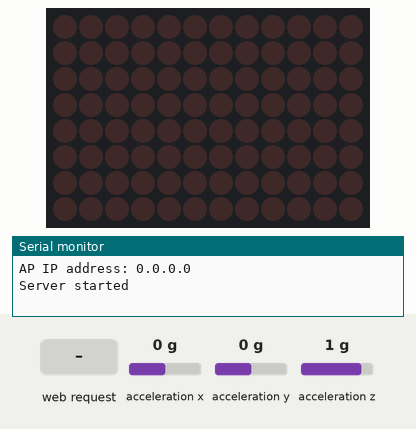
A sketch run on a simulated Arduino Uno R4 WiFi. Shown: 12×8 LED matrix, the last lines printed to the serial monitor. The test bench sets the inputs (shaded band); at power-on: acceleration x 0 g, acceleration y 0 g, acceleration z 1 g.

Above: at 1.2 s.
1.3 s: HTTP request GET /hazard received
At 1.5 s:
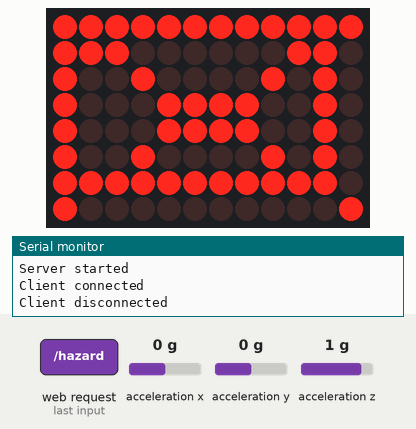
4.3 s: acceleration x set to -1.4 g
At 6.86 s:
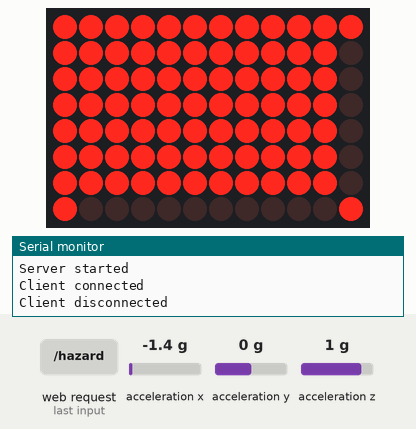
7.3 s: HTTP request GET /left received
At 7.81 s:
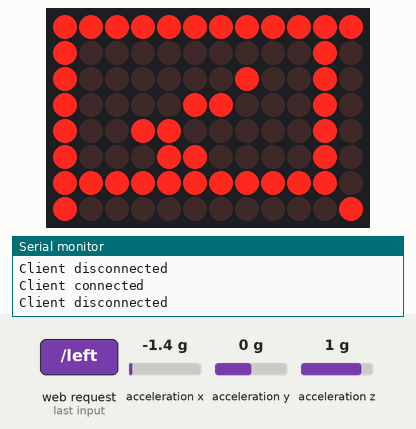
10.3 s: HTTP request GET /right received
At 12.63 s:
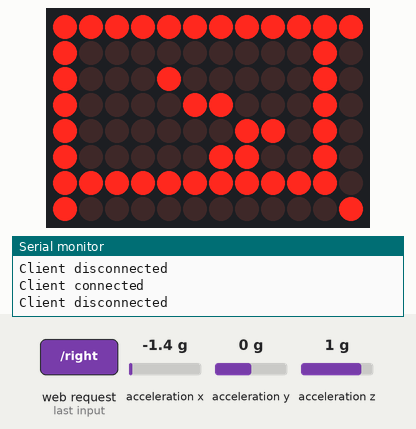
13.3 s: acceleration x set to 0 g
14.8 s: acceleration x set to -0.8 g
At 15.59 s:
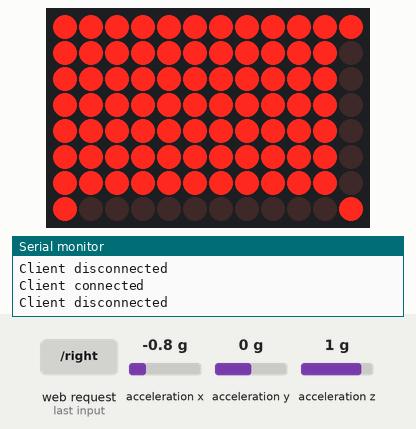
Timing chart, 0 to 17.8 s (numbered marks = the images above; inputs shaded):
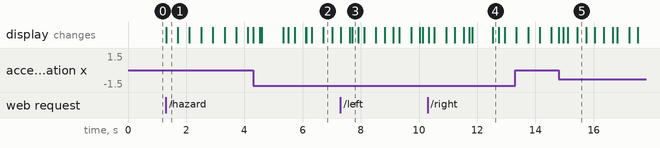

The sketch:

knight.ino
```cpp
/*
 * -----------------------------------------------
 *  Made with ❤️ by Cristian from Cristi Media Group
 *  Bike Signal System - Arduino Project
 *  Date: 26.05.2025
 * -----------------------------------------------
 *  Project Description:
 *  This project creates a bike signal system
 *  with features like brake detection, turn signals,
 *  Knight Rider LED effect, and web control via WiFi.
 * -----------------------------------------------
 *  For more projects, visit:
 *  www.cristimediagroup.com
 * -----------------------------------------------
 */

#include "WiFiS3.h"
#include "ArduinoGraphics.h"
#include "Arduino_LED_Matrix.h"
#include "Arduino_LSM6DSOX.h"

char ssid[] = "BikeSignals";
char pass[] = "12345678";

WiFiServer server(80);
ArduinoLEDMatrix matrix;

float x, y, z;
unsigned long lastBrakeFlash = 0;
bool braking = false;
bool hardBrake = false;

unsigned long lastSignalTime = 0;
String currentSignal = "none";
bool signalState = false; // for blinking arrows

unsigned long lastMovementTime = 0;
bool lowPowerMode = false;

void setup() {
  Serial.begin(9600);
  matrix.begin();
  IMU.begin(); // Start accelerometer

  WiFi.beginAP(ssid, pass);
  IPAddress ip = WiFi.localIP();
  Serial.print("AP IP address: ");
  Serial.println(ip);

  server.begin();
  Serial.println("Server started");

  lastMovementTime = millis();
}

void loop() {
  checkBrake();
  manageTurnSignals();
  checkMovement();
  handleClient();
}

void handleClient() {
  WiFiClient client = server.available();
  if (client) {
    Serial.println("Client connected");
    String currentLine = "";

    while (client.connected()) {
      if (client.available()) {
        char c = client.read();
        currentLine += c;

        if (c == '\n') {
          if (currentLine.indexOf("GET /left") >= 0) {
            currentSignal = "left";
            lastSignalTime = millis();
          }
          if (currentLine.indexOf("GET /right") >= 0) {
            currentSignal = "right";
            lastSignalTime = millis();
          }
          if (currentLine.indexOf("GET /hazard") >= 0) {
            currentSignal = "hazard";
            lastSignalTime = millis();
          }

          client.println("HTTP/1.1 200 OK");
          client.println("Content-type:text/html");
          client.println();
          client.println("<html><body>");
          client.println("<h1>Bike Signals</h1>");
          client.println("<a href=\"/left\">Left</a><br>");
          client.println("<a href=\"/right\">Right</a><br>");
          client.println("<a href=\"/hazard\">Hazard</a><br>");
          client.println("</body></html>");
          client.println();
          break;
        }
      }
    }
    client.stop();
    Serial.println("Client disconnected");
  }
}

void checkBrake() {
  if (IMU.accelerationAvailable()) {
    IMU.readAcceleration(x, y, z);

    float magnitude = sqrt(x*x + y*y + z*z);

    if (x < -1.5 || y < -1.5) { // Hard braking threshold
      if (!braking) {
        braking = true;
        hardBrake = true;
        lastBrakeFlash = millis();
      }
    } else if (x < -0.8 || y < -0.8) { // Soft braking threshold
      if (!braking) {
        braking = true;
        hardBrake = false;
        lastBrakeFlash = millis();
      }
    }

    if (braking) {
      if (millis() - lastBrakeFlash < 1000) {
        flashBrakeLight();
      } else {
        braking = false;
        clearMatrix();
      }
    }
  }
}

void flashBrakeLight() {
  static bool brakeState = false;
  static unsigned long lastBlink = 0;
  unsigned long interval = hardBrake ? 100 : 300; // Fast blink if hard brake

  if (millis() - lastBlink > interval) {
    brakeState = !brakeState;
    lastBlink = millis();

    matrix.beginDraw();
    matrix.stroke(brakeState ? 255 : 0);
    matrix.fill(brakeState ? 255 : 0);
    matrix.rect(0,0,11,7);
    matrix.endDraw();
  }
}

void manageTurnSignals() {
  if (currentSignal != "none") {
    if (millis() - lastSignalTime > 5000) {
      currentSignal = "none"; // auto-off after 5 seconds
      clearMatrix();
      return;
    }

    static unsigned long lastBlink = 0;
    if (millis() - lastBlink > 400) {
      signalState = !signalState;
      lastBlink = millis();

      if (signalState) {
        if (currentSignal == "left") showLeftArrow();
        else if (currentSignal == "right") showRightArrow();
        else if (currentSignal == "hazard") showHazard();
      } else {
        clearMatrix();
      }
    }
  }
}

void showLeftArrow() {
  matrix.beginDraw();
  matrix.stroke(255);
  matrix.fill(0);
  matrix.rect(0,0,11,7);
  matrix.line(7,2,3,4);
  matrix.line(3,4,7,6);
  matrix.endDraw();
}

void showRightArrow() {
  matrix.beginDraw();
  matrix.stroke(255);
  matrix.fill(0);
  matrix.rect(0,0,11,7);
  matrix.line(4,2,8,4);
  matrix.line(8,4,4,6);
  matrix.endDraw();
}

void showHazard() {
  matrix.beginDraw();
  matrix.stroke(255);
  matrix.fill(0);
  matrix.rect(0,0,11,7);
  matrix.line(0,0,11,7);
  matrix.line(0,7,11,0);
  matrix.endDraw();
}

void clearMatrix() {
  matrix.beginDraw();
  matrix.stroke(0);
  matrix.fill(0);
  matrix.rect(0,0,11,7);
  matrix.endDraw();
}

void checkMovement() {
  if (IMU.accelerationAvailable()) {
    IMU.readAcceleration(x, y, z);
    float magnitude = sqrt(x*x + y*y + z*z);

    if (abs(magnitude - 1.0) > 0.05) { // small movement detected
      lastMovementTime = millis();
      if (lowPowerMode) {
        lowPowerMode = false;
        matrix.setBrightness(255); // full brightness
      }
    }
  }

  if (!lowPowerMode && millis() - lastMovementTime > 30000) { // 30s no movement
    lowPowerMode = true;
    matrix.setBrightness(50); // dim to save power
  }
}
```

Measured:
- after the input at 1.3 s, the display: changes at once (image 1)
- after the input at 4.3 s, the display: changes at once (image 2)
- after the input at 7.3 s, the display: first differs from a run without the input after 0.41 s (image 3)
- after the input at 10.3 s, the display: first differs from a run without the input after 0.63 s (image 4)
- after the input at 14.8 s, the display: changes at once (image 5)
- what the display in image 1 shows lasts 0.4 s, from 1.3 s to 1.7 s
